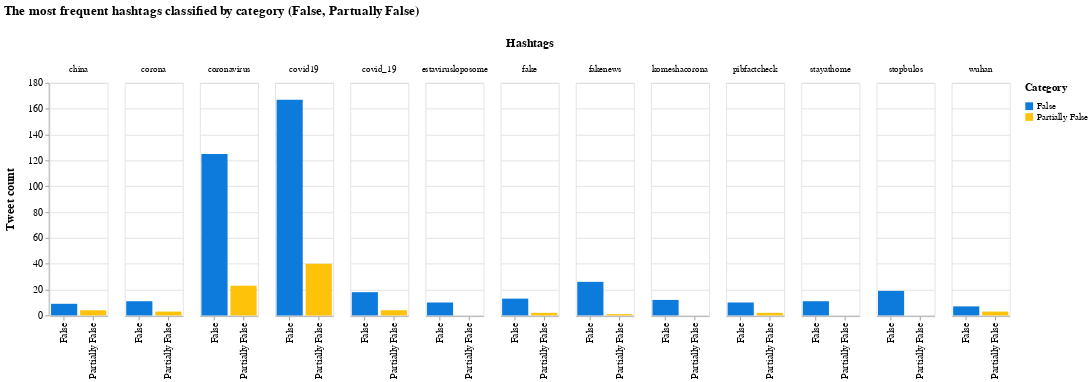

The notebook cell this image was saved under:
### Markdown cell above
We visualize most frequent hashtags and we will classify them according to the type of tweet that they're in, we have filtered in the range of a minum of 10 tweets to a maxium to 212 tweets total (which is the maxium number of tweets created by a user in the dataset). Every bar is colored basing on the amount of tweet written per each category (False, Partually False).

### Code cell
range_ = ["#0C7BDC","#FFC20A"]


bars = alt.Chart(df).transform_fold(
    ['False', 'Partially False']
).mark_bar().encode(
    x=alt.X('key:N',title=None),
    y=alt.Y('value:Q',title="Tweet count"),
    color=alt.Color('key:N', scale=alt.Scale(range=range_),title="Category"),
    column="Hashtags:N"
).transform_filter(
    alt.FieldRangePredicate(field='count', range=[10, 212])
).properties(
    title="The most frequent hashtags classified by category (False, Partually False)", 
    width=75
).configure_title(
    fontSize=17,
    offset=25
).configure_axis(
    labelFontSize=13,
    titleFontSize=15,
    titlePadding=15
).configure_legend(
    titleFontSize=14,
    labelFontSize=12,
    titlePadding=10
).configure_header(
    titleFontSize=15,
    labelFontSize=12
)

bars

### Figure 1 — Vega-Lite specification as saved in the notebook (floating-point values rounded to 4 significant figures; data arrays with more than 128 entries replaced by an {"elided": "..."} marker saying what was removed)
{"config": {"view": {"continuousWidth": 400, "continuousHeight": 300}, "axis": {"labelFontSize": 13, "titleFontSize": 15, "titlePadding": 15}, "header": {"labelFontSize": 12, "titleFontSize": 15}, "legend": {"labelFontSize": 12, "titleFontSize": 14, "titlePadding": 10}, "title": {"fontSize": 17, "offset": 25}}, "data": {"name": "data-07945e8e8be2b03302d1282d4de4afda"}, "mark": "bar", "encoding": {"color": {"type": "nominal", "field": "key", "scale": {"range": ["#0C7BDC", "#FFC20A"]}, "title": "Category"}, "column": {"type": "nominal", "field": "Hashtags"}, "x": {"type": "nominal", "field": "key", "title": null}, "y": {"type": "quantitative", "field": "value", "title": "Tweet count"}}, "title": "The most frequent hashtags classified by category (False, Partually False)", "transform": [{"fold": ["False", "Partially False"]}, {"filter": {"field": "count", "range": [10, 212]}}], "width": 75, "$schema": "https://vega.github.io/schema/vega-lite/v4.8.1.json", "datasets": {"data-07945e8e8be2b03302d1282d4de4afda": {"elided": "671 records"}}}
